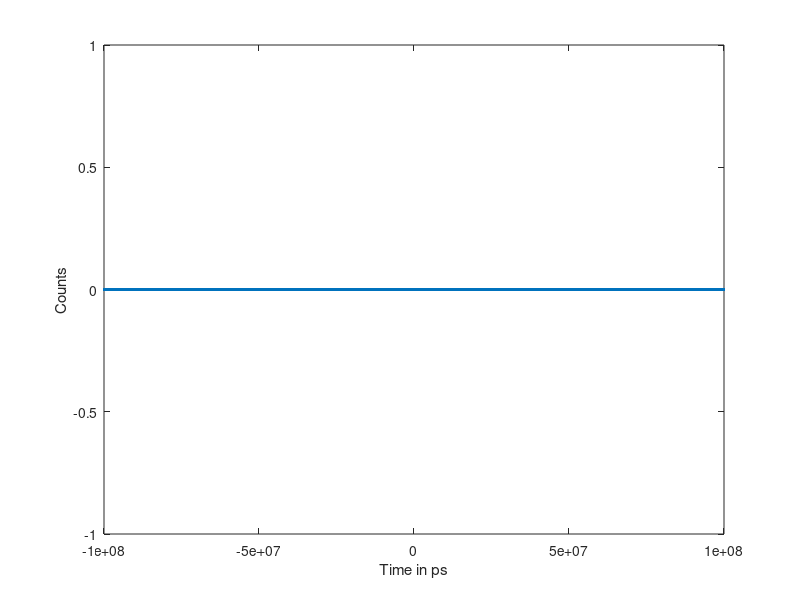

Here is the MATLAB script that generated this plot: (Note: this script raises an error after producing the figure.)
%multiple g2 run
clear all;
tic

%hist settings
t_max=1e8; %time in ps, 1e8ps=1ms for searching function
bin_size=5e2; %in ps
%t_offset=2.5e6 - bin_size; %bunched
t_offset=1.5e6 - bin_size; %antibunched
%t_offset=0; %generated data
bins=round(t_max/bin_size);
%full range
histrange=linspace(-t_max,t_max,bins);
co=zeros(1,length(histrange)-1);

%set up plots
h1=plot(histrange(1:length(co)),co,'.-');
xlabel('Time in ps');
ylabel('Counts');

%% read in files
%get file parameters such as count rate, number of events
%enter file name here
fileName1='g4_850nm_1.2V_0.68_10min_C1.bin';
fileName2='g4_850nm_1.2V_0.68_10min_C2.bin';

% try 68 intensity no LP filter 
%fid1 = fopen(fileName1,'r+');
%fid2=fopen(fileName2,'r+');

t_ap=[1e4,5e4,1e5,5e5,1e6];
trange=length(t_ap);

for j=1:trange
    dt_ap=t_ap(j);
    [fid1,fid2]=remove_after_pulse(fileName1,fileName2,dt_ap,bin_size);
    %channel 1
    fseek(fid1,-8,'eof');%go to end of file
    last1=fread(fid1,8,'uint64');
    events1= ftell(fid1)/8; %total events
    rate1=events1/last1; %channel rate
    t1=(1/rate1); %average spacing of events in channel
    tlast1=last1-t1; %the final event in channel
    %channel 2
    fseek(fid2,-8,'eof');
    last2=fread(fid2,8,'uint64');
    events2=ftell(fid2)/8; %total events
    rate2=events2/last2; %channel rate
    t2=(1/rate2); %average spacing of events in channel
    tlast2=last2-t2; %the final event in channel
    tdif=tlast2-tlast1; %the difference in time between final events in each channel
    
    %initialise arrays
    %specify chunk length to read in to workspace from file
    %5e4 recommended
    chunk_factor=5e4;
    chunk1=(events1/chunk_factor);
    chunk2=(events2/chunk_factor);
    precision = 'uint64';
    chunk_plot=chunk_factor*1e2;
    N_exp=zeros(chunk_factor,1);
    co_exp=zeros(chunk_factor,1);
    t_int=zeros(chunk_factor,1);
    mini=zeros(chunk_factor,1);
    
    %return to beginning of file for reading chunks
    fseek(fid1,0,'bof');
    fseek(fid2,0,'bof');
    
    for i1=1:chunk_factor
        %read in chunks of each file
        d_array1=fread(fid1,chunk1,'uint64');
        d_array2=fread(fid2,chunk2,'uint64') - t_offset;
        
        %% find correlations
        %cut down channel 1 by removing first and last t_max events
        st=min(d_array1) + t_max;
        fin=max(d_array1) - t_max;
        indices=find(d_array1>st & d_array1<fin);
        ind=length(indices);
        %initialise arrays
        dt=zeros(ind,100); %preallocate dt for speed
        mini_dt=zeros(ind,1);
        t_int(i1)=(d_array1(end)+d_array2(end))/2;
        %N_exp(i1)=rate1*rate2*binedge*t_int(i1);
        co_exp(i1)=rate1*rate2*bin_size*t_int(i1);
        
        for i2=1:ind
            here=indices(i2); %find index value of this iteration
            now=d_array1(here); %find time value of this index
            hi=now + (2*t_max); %set upper bound
            lo=now - (2*t_max); %set lower bound
            %search in next channel using find
            match = find(d_array2<hi & d_array2>lo);
            difference=d_array2(match) - now;
            if isempty(difference) == false
                dt(i2,1:length(difference))=difference;
                mini_dt(i2)=min(abs(difference)); %minimum dt
            end
        end
        mini(i1)=mean(mini_dt);
        %remove nans
        dt_plt=dt(dt~=0);
        
        %count data
        [counts,histrange]=histcounts(dt_plt,histrange);
        co=co+counts;
        
        
        %% update plot
        i3=mod(i1,round(chunk_plot/chunk_factor));
        if i3==0%only update plot every time chunk_plot_size has been processed- faster
            x1=histrange(1:length(co));
            h1.XDataSource = 'x1';
            h1.YDataSource = 'co';
            refreshdata;
            shg;
        end
        
        grad2 = ftell(fid2)/max(d_array2);%gradient of fid2_file_pos at end of this chunk/channel2(time)
        new_posn = 8*round(max(d_array1)*grad2/8);%each timestamp has 8 bytes so find time to nearest 8 units
        fseek(fid2,new_posn,'bof');%move file current position to new_posn_B
    end
    
    t1=-0.5e8;
    x1=find(histrange<t1,1,'last');
    tnorm=mean(co(1:x1));
    co_norm=co/tnorm;
    
    fName=sprintf('0.68_C1C2_%.0g.mat',dt_ap);
    save(fName,'co','x1','co_norm','histrange');
    figName=sprintf('0.68_C1C2_%.0g.fig',dt_ap);
    saveas(gcf,figName);
    
end

fclose('all');
toc